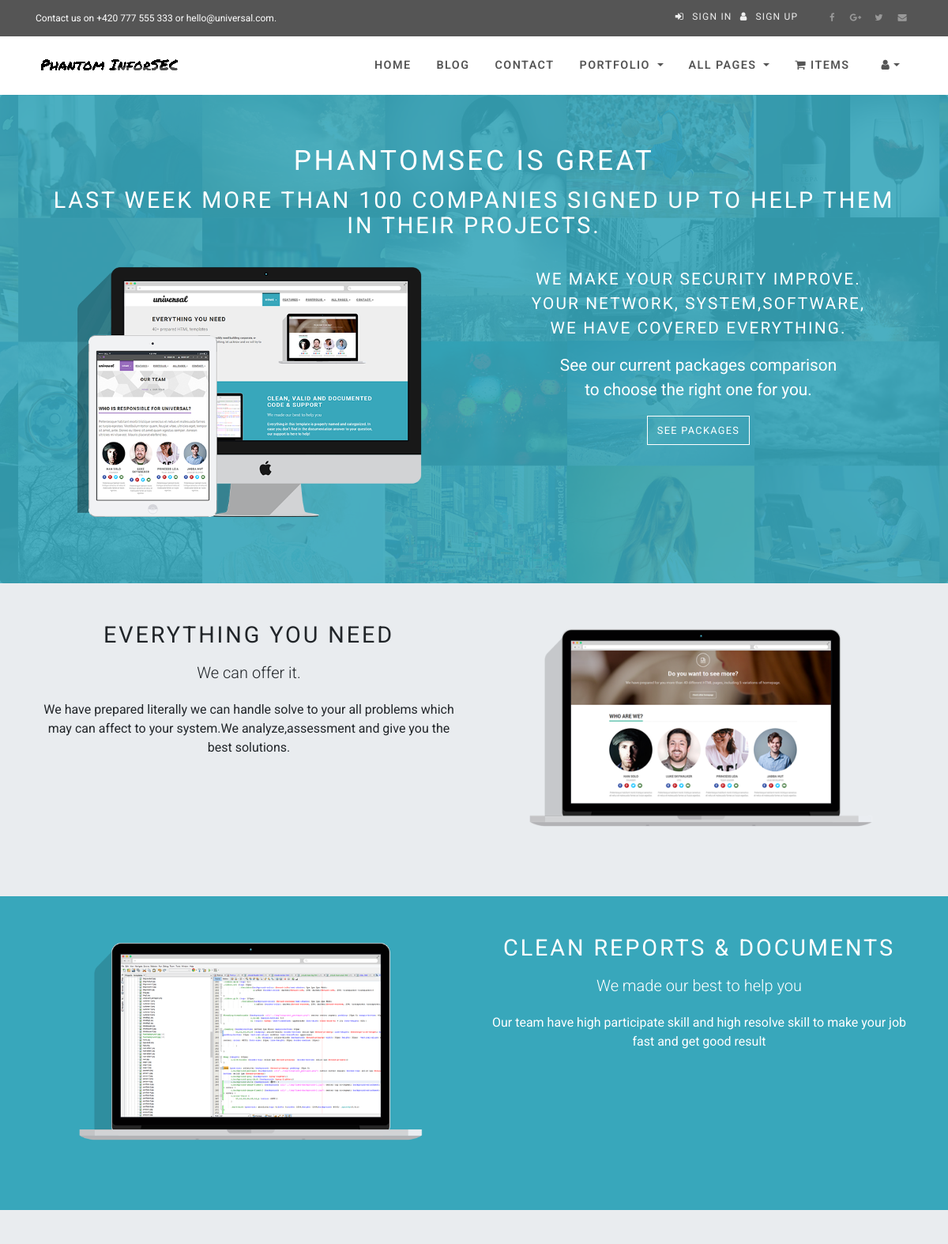
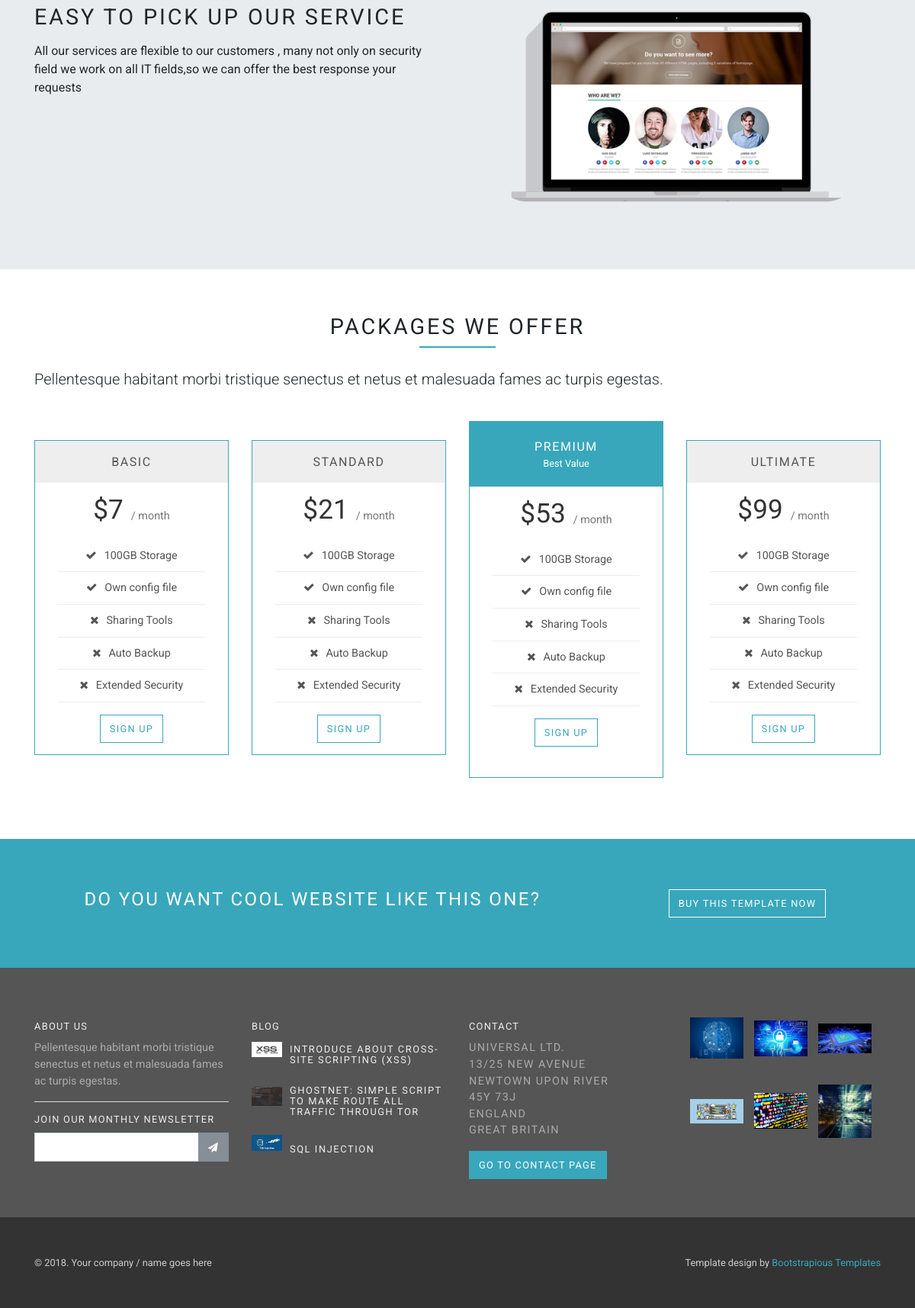
The page / on the database its author committed (2 pictures, top to bottom).
### phantomapp/models.py (models this page shows, shortened)
class BlogContent(models.Model):
	label = models.ForeignKey(BlogLabel,on_delete=models.PROTECT)
	title = models.CharField(max_length=255,unique=True)
	intro = models.TextField()
	author = models.CharField(max_length=255)
	content = models.TextField()
	datetime = models.DateTimeField(auto_now_add=True,blank=True)
	image = models.ImageField(upload_to="blog_images/")

### phantomapp/views.py (the view)
# urls.py: url(r'^$',views.index,name="index"),
def index(request): #use
	return render(request,"index.html")

### phantomapp/templates/index.html
{% extends 'base.html' %}
{% load static %}
{% block content %}
     <section class="no-mb relative-positioned">
        <div style="background: url('/static/img/photogrid.jpg') center center repeat; background-size: cover;" class="jumbotron relative-positioned color-white text-md-center">
          <div class="dark-mask mask-primary"></div>
          <div class="container">
            <div class="row mb-small">
              <div class="col-md-12 text-center">
                <h1 class="text-uppercase">PhantomSEC is great</h1>
                <h2 class="text-uppercase">Last week more than 100 companies signed up to help them in their projects.</h2>
              </div>
            </div>
            <div class="row">
              <div class="col-md-6 mb-small"><img src="{% static 'img/template-mac.png' %}" alt="..." class="img-fluid"></div>
              <div class="col-md-6 text-center-sm">
                <p class="text-uppercase text-bold">We make your security improve.<br>Your network, system,software,<br>We have covered everything.</p>
                <p class="no-letter-spacing">See our current packages comparison<br>to choose the right one for you.</p>
                <p><a href="#packages" class="scroll-to btn btn-template-outlined-white">See packages</a></p>
              </div>
            </div>
          </div>
        </div>
      </section>
      <section class="bar bg-gray no-mb padding-big text-md-center">
        <div class="container">
          <div class="row">
            <div class="col-md-6">
              <h2 class="text-uppercase">Everything you need</h2>
              <p class="lead mb-small">We can offer it.</p>
              <p class="mb-small">We have prepared literally <strong>we can handle solve to your all problems which may can affect to your system.We analyze,assessment and give you the best solutions.</strong></p>
            </div>
            <div class="col-md-6 text-center"><img src="{% static 'img/template-easy-customize.png' %}" alt="" class="img-fluid"></div>
          </div>
        </div>
      </section>
      <section class="bar no-mb color-white padding-big text-md-center bg-primary">
        <div class="container">
          <div class="row">
            <div class="col-md-6 text-center"><img src="{% static 'img/template-easy-code.png' %}" alt="" class="img-fluid"></div>
            <div class="col-md-6">
              <h2 class="text-uppercase">Clean reports & documents</h2>
              <p class="lead mb-small">We made our best to help you</p>
              <p class="mb-small">Our team have high participate skill and high resolve skill to make your job fast and get good result  </p>
            </div>
          </div>
        </div>
      </section>
      <section class="bar bg-gray no-mb padding-big text-center-sm">
        <div class="container">
          <div class="row">
            <div class="col-md-6">
              <h2 class="text-uppercase">Easy to pick up our service</h2>
              <p class="mb-small">All our services are flexible to our customers </strong>, many <strong>not only on security field</strong> we <strong>work on all</strong> IT fields,so we can offer the best response your requests</p>
            </div>
            <div class="col-md-6 text-center"><img src="{% static 'img/template-easy-customize.png' %}" alt="" class="img-fluid"></div>
          </div>
        </div>
      </section>
      <section id="packages" class="bar no-mb">
        <div data-animate="fadeInUp" class="container">
          <div class="row">
            <div class="col-md-12">
              <div class="heading text-center">
                <h2>Packages we offer</h2>
              </div>
              <p class="lead">Pellentesque habitant morbi tristique senectus et netus et malesuada fames ac turpis egestas.</p>
              <div class="row packages">
                <div class="col-md-3">
                  <div class="package">
                    <div class="package-header light-gray">
                      <h5>Basic</h5>
                    </div>
                    <div class="price">
                      <div class="price-container d-flex align-items-end justify-content-center">
                        <h4 class="h1"><span class="currency">$</span>7</h4><span class="period">/ month</span>
                      </div>
                    </div>
                    <ul class="list-unstyled">
                      <li><i class="fa fa-check"></i>100GB Storage</li>
                      <li><i class="fa fa-check"></i>Own config file</li>
                      <li><i class="fa fa-times"></i>Sharing Tools</li>
                      <li><i class="fa fa-times"></i>Auto Backup</li>
                      <li><i class="fa fa-times"></i>Extended Security</li>
                    </ul><a href="#" class="btn btn-template-outlined">Sign Up</a>
                  </div>
                </div>
                <div class="col-md-3">
                  <div class="package">
                    <div class="package-header light-gray">
                      <h5>Standard</h5>
                    </div>
                    <div class="price">
                      <div class="price-container d-flex align-items-end justify-content-center">
                        <h4 class="h1"><span class="currency">$</span>21</h4><span class="period">/ month</span>
                      </div>
                    </div>
                    <ul class="list-unstyled">
                      <li><i class="fa fa-check"></i>100GB Storage</li>
                      <li><i class="fa fa-check"></i>Own config file</li>
                      <li><i class="fa fa-times"></i>Sharing Tools</li>
                      <li><i class="fa fa-times"></i>Auto Backup</li>
                      <li><i class="fa fa-times"></i>Extended Security</li>
                    </ul><a href="#" class="btn btn-template-outlined">Sign Up</a>
                  </div>
                </div>
                <div class="col-md-3">
                  <div class="best-value">
                    <div class="package">
                      <div class="package-header bg-primary color-white">
                        <div class="content">
                          <h5>Premium</h5>
                          <div class="meta-text">Best Value</div>
                        </div>
                      </div>
                      <div class="price-container d-flex align-items-end justify-content-center">
                        <h4 class="h1"><span class="currency">$</span>53</h4><span class="period">/ month</span>
                      </div>
                      <ul class="list-unstyled">
                        <li><i class="fa fa-check"></i>100GB Storage</li>
                        <li><i class="fa fa-check"></i>Own config file</li>
                        <li><i class="fa fa-times"></i>Sharing Tools</li>
                        <li><i class="fa fa-times"></i>Auto Backup</li>
                        <li><i class="fa fa-times"></i>Extended Security</li>
                      </ul><a href="#" class="btn btn-template-outlined">Sign Up</a>
                    </div>
                  </div>
                </div>
                <div class="col-md-3">
                  <div class="package">
                    <div class="package-header light-gray">
                      <h5>Ultimate</h5>
                    </div>
                    <div class="price-container d-flex align-items-end justify-content-center">
                      <h4 class="h1"><span class="currency">$</span>99</h4><span class="period">/ month</span>
                    </div>
                    <ul class="list-unstyled">
                      <li><i class="fa fa-check"></i>100GB Storage</li>
                      <li><i class="fa fa-check"></i>Own config file</li>
                      <li><i class="fa fa-times"></i>Sharing Tools</li>
                      <li><i class="fa fa-times"></i>Auto Backup</li>
                      <li><i class="fa fa-times"></i>Extended Security</li>
                    </ul><a href="#" class="btn btn-template-outlined">Sign Up</a>
                  </div>
                </div>
              </div>
            </div>
          </div>
        </div>
      </section>
{% endblock %}

### phantomapp/templates/base.html (shortened to what this page needs)
{% load static %}
<!DOCTYPE html>
<html>
  <head>
    <link rel="stylesheet" href="{% static 'vendor/bootstrap/css/bootstrap.min.css' %}">
    <link rel="stylesheet" href="{% static 'vendor/font-awesome/css/font-awesome.min.css' %}">
    <link rel="stylesheet" href="{% static 'vendor/bootstrap-select/css/bootstrap-select.min.css' %}">
    <link rel="stylesheet" href="{% static 'vendor/owl.carousel/assets/owl.carousel.css' %}">
    <link rel="stylesheet" href="{% static 'vendor/owl.carousel/assets/owl.theme.default.css' %}">
    <link rel="stylesheet" href="{% static 'css/style.lightblue.css' %}" id="theme-stylesheet">
    <link rel="stylesheet" href="{% static 'css/custom.css' %}">
  </head>
  <body>
    <div id="all">
      <div class="top-bar">
        <div class="container">
          <div class="row d-flex align-items-center">
            <div class="col-md-6 d-md-block d-none">
              <p>Contact us on +420 777 555 333 or hello@universal.com.</p>
            </div>
            <div class="col-md-6">
              <div class="d-flex justify-content-md-end justify-content-between">
                <div class="login"><a href="#" data-toggle="modal" data-target="#login-modal" class="login-btn"><i class="fa fa-sign-in"></i><span class="d-none d-md-inline-block">Sign In</span></a><a href="{% url 'register' %}" class="signup-btn"><i class="fa fa-user"></i><span class="d-none d-md-inline-block">Sign Up</span></a></div>
                <ul class="social-custom list-inline">
                  <li class="list-inline-item"><a href="#"><i class="fa fa-facebook"></i></a></li>
                  <li class="list-inline-item"><a href="#"><i class="fa fa-google-plus"></i></a></li>
                  <li class="list-inline-item"><a href="#"><i class="fa fa-twitter"></i></a></li>
                  <li class="list-inline-item"><a href="#"><i class="fa fa-envelope"></i></a></li>
                </ul>
              </div>
            </div>
          </div>
        </div>
      </div>
      <header class="nav-holder make-sticky">
        <div id="navbar" role="navigation" class="navbar navbar-expand-lg">
          <div class="container"><a href="{% url 'index' %}" class="navbar-brand home"><img src="{% static 'img/logo.png' %}" alt="Universal logo" class="d-none d-md-inline-block"></a>
            <div id="navigation" class="navbar-collapse collapse">
              <ul class="nav navbar-nav ml-auto">
                <li class="nav-item"><a href="{% url 'index' %}">Home<b class="caret"></b></a></li>
                <li class="nav-item"><a href="{% url 'blog' %}">Blog<b class="caret"></b></a></li>
                <li class="nav-item"><a href="{% url 'contact' %}">Contact<b class="caret"></b></a></li>
                <li class="nav-item dropdown menu-large"><a href="#" data-toggle="dropdown" class="dropdown-toggle">Portfolio <b class="caret"></b></a>
                </li>
                <li class="nav-item dropdown menu-large"><a href="#" data-toggle="dropdown" data-hover="dropdown" data-delay="200" class="dropdown-toggle">All Pages <b class="caret"></b></a>
                        </div>
                      </div>
                <li class="list-inline-item"><a href="{% url 'cart_detail' %}"><i class="fa fa-shopping-cart"></i><span> {{ cart.count }} items</span><b class="caret"></b></a>
                <li class="list-inline-item dropdown"><a href="javascript: void(0)" data-toggle="dropdown" class="dropdown-toggle"><i class="fa fa-user"></i><b class="caret"></b></a>
                </li>
            </div>
          </div>
      {% block content %}
      {% endblock %}
      <div class="get-it">
        <div class="container">
          <div class="row">
            <div class="col-lg-8 text-center p-3">
              <h3>Do you want cool website like this one?</h3>
            </div>
            <div class="col-lg-4 text-center p-3">   <a href="#" class="btn btn-template-outlined-white">Buy this template now</a></div>
          </div>
        </div>
      </div>
      <footer class="main-footer">
        <div class="container">
          <div class="row">
            <div class="col-lg-3">
              <h4 class="h6">About Us</h4>
              <p>Pellentesque habitant morbi tristique senectus et netus et malesuada fames ac turpis egestas.</p>
              <hr>
              <h4 class="h6">Join Our Monthly Newsletter</h4>
              <form>
                <div class="input-group">
                  <input type="text" class="form-control">
                  <div class="input-group-append">
                    <button type="button" class="btn btn-secondary"><i class="fa fa-send"></i></button>
                  </div>
                </div>
              </form>
            </div>
            <div class="col-lg-3">
              <h4 class="h6">Blog</h4>
              <ul class="list-unstyled footer-blog-list">
                 {% for blog in random_blogs %}
                <li class="d-flex align-items-center">
                  <div class="image"><img src="{{ blog.image.url }}" alt="..." class="img-fluid"></div>
                  <div class="text">
                    <h5 class="mb-0"> <a href="{% url 'blog_post' blog.pk %}">{{ blog.title }}</a></h5>
                  </div>
                </li>
                {% endfor %}
              </ul>
            </div>
            <div class="col-lg-3">
              <h4 class="h6">Contact</h4>
              <p class="text-uppercase"><strong>Universal Ltd.</strong><br>13/25 New Avenue <br>Newtown upon River <br>45Y 73J <br>England <br><strong>Great Britain</strong></p><a href="contact.html" class="btn btn-template-main">Go to contact page</a>
            </div>
            <div class="col-lg-3">
              <ul class="list-inline photo-stream">
                <li class="list-inline-item"><a href="#"><img src="{% static 'img/ai.jpg' %}" alt="..." class="img-fluid"></a></li>
                <li class="list-inline-item"><a href="#"><img src="{% static 'img/cybersec.jpg' %}" alt="..." class="img-fluid"></a></li>
                <li class="list-inline-item"><a href="#"><img src="{% static 'img/images.jpg' %}" alt="..." class="img-fluid"></a></li>
                <li class="list-inline-item"><a href="#"><img src="{% static 'img/programmer.png' %}" alt="..." class="img-fluid"></a></li>
                <li class="list-inline-item"><a href="#"><img src="{% static 'img/programming.jpg' %}" alt="..." class="img-fluid"></a></li>
                <li class="list-inline-item"><a href="#"><img src="{% static 'img/page-2.jpg' %}" alt="..." class="img-fluid"></a></li>
              </ul>
            </div>
          </div>
        </div>
        <div class="copyrights">
          <div class="container">
            <div class="row">
              <div class="col-lg-4 text-center-md">
                <p>&copy; 2018. Your company / name goes here</p>
              </div>
              <div class="col-lg-8 text-right text-center-md">
                <p>Template design by <a href="https://bootstrapious.com/free-templates">Bootstrapious Templates </a></p>
              </div>
            </div>
          </div>
        </div>
      </footer>
  </body>
</html>

### rows shown on the page
BlogContent: image (picture), title "INTRODUCE ABOUT CROSS-SITE SCRIPTING (XSS)"
BlogContent: image (picture), title "GHOSTNET: SIMPLE SCRIPT TO MAKE ROUTE ALL TRAFFIC THROUGH TOR"
BlogContent: image (picture), title "SQL INJECTION"
